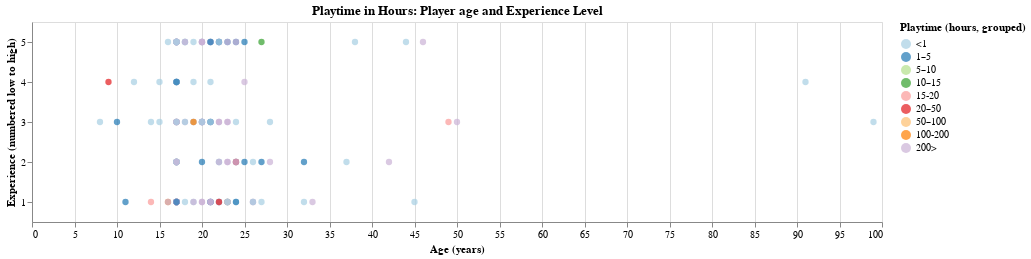

Notebook cell for this chart:
### Code cell
players_filtered = players_filtered.assign(
    playtime_grouped=pd.cut(
        players_filtered["played_hours"],
        bins=[0, 1, 5, 10, 15, 20, 50, 100, 200, 223.1], 
        labels=["<1", "1–5", "5–10", "10–15", "15-20", "20–50", "50–100", "100-200", "200>"]
    )
)

players_plot = alt.Chart(players_filtered, title = "Playtime in Hours: Player age and Experience Level").mark_circle(size=40).encode(
    x=alt.X("age:Q").title("Age (years)"),
    y=alt.Y("experience_num:O", 
            title = "Experience (numbered low to high)",
            scale=alt.Scale(reverse=True)
), color=alt.Color("playtime_grouped:N", sort = ["<1", "1–5", "5–10", "10–15", "15-20", "20–50", "50–100", "100-200", "200>"]).scale(scheme="paired").title("Playtime (hours, grouped)")
).properties(width=850, height=200)
players_plot

### Figure 1 — Vega specification as saved in the notebook (floating-point values rounded to 4 significant figures; data arrays with more than 128 entries replaced by an {"elided": "..."} marker saying what was removed)
{"$schema": "https://vega.github.io/schema/vega/v5.json", "data": [{"name": "source_0"}, {"name": "data_0", "values": {"elided": "196 records"}}, {"name": "data_0_x_domain_age", "values": [{"min": 8, "max": 99}]}, {"name": "data_0_y_domain_experience_num", "values": [{"experience_num": 4}, {"experience_num": 5}, {"experience_num": 1}, {"experience_num": 3}, {"experience_num": 2}]}, {"name": "source_0_color_domain_playtime_grouped", "values": [{"playtime_grouped": "20–50", "sort_field": 5.0}, {"playtime_grouped": "1–5", "sort_field": 1.0}, {"playtime_grouped": "200>", "sort_field": 8.0}, {"playtime_grouped": "<1", "sort_field": 0.0}, {"playtime_grouped": "5–10", "sort_field": 2.0}, {"playtime_grouped": "10–15", "sort_field": 3.0}, {"playtime_grouped": "15-20", "sort_field": 4.0}, {"playtime_grouped": "50–100", "sort_field": 6.0}, {"playtime_grouped": "100-200", "sort_field": 7.0}]}], "marks": [{"type": "symbol", "name": "marks", "from": {"data": "data_0"}, "encode": {"update": {"shape": {"value": "circle"}, "y": {"field": "experience_num", "scale": "y"}, "x": {"field": "age", "scale": "x"}, "opacity": {"value": 0.7}, "size": {"value": 40}, "fill": {"field": "playtime_grouped", "scale": "color"}}}, "style": ["circle"]}], "scales": [{"name": "x", "type": "linear", "domain": [{"signal": "(data(\"data_0_x_domain_age\")[0] || {}).min"}, {"signal": "(data(\"data_0_x_domain_age\")[0] || {}).max"}], "range": [0, {"signal": "width"}], "zero": true, "nice": true}, {"name": "y", "type": "point", "domain": {"data": "data_0_y_domain_experience_num", "field": "experience_num", "sort": true}, "range": [0, {"signal": "height"}], "reverse": true, "padding": 0.5}, {"name": "color", "type": "ordinal", "domain": {"data": "source_0_color_domain_playtime_grouped", "field": "playtime_grouped", "sort": {"op": "max", "field": "sort_field"}}, "range": {"scheme": "paired"}}], "axes": [{"scale": "x", "ticks": false, "labels": false, "aria": false, "domain": false, "minExtent": 0, "gridScale": "y", "maxExtent": 0, "grid": true, "zindex": 0, "orient": "bottom", "tickCount": {"signal": "ceil(width/40)"}}, {"scale": "x", "orient": "bottom", "labelFlush": true, "grid": false, "title": "Age (years)", "tickCount": {"signal": "ceil(width/40)"}, "zindex": 0, "labelOverlap": true}, {"scale": "y", "grid": false, "title": "Experience (numbered low to high)", "orient": "left", "zindex": 0}], "title": {"text": "Playtime in Hours: Player age and Experience Level", "frame": "group"}, "padding": 5, "height": 200, "width": 850, "background": "white", "style": "cell", "legends": [{"title": "Playtime (hours, grouped)", "fill": "color", "symbolType": "circle", "encode": {"symbols": {"update": {"opacity": {"value": 0.7}}}}}]}
